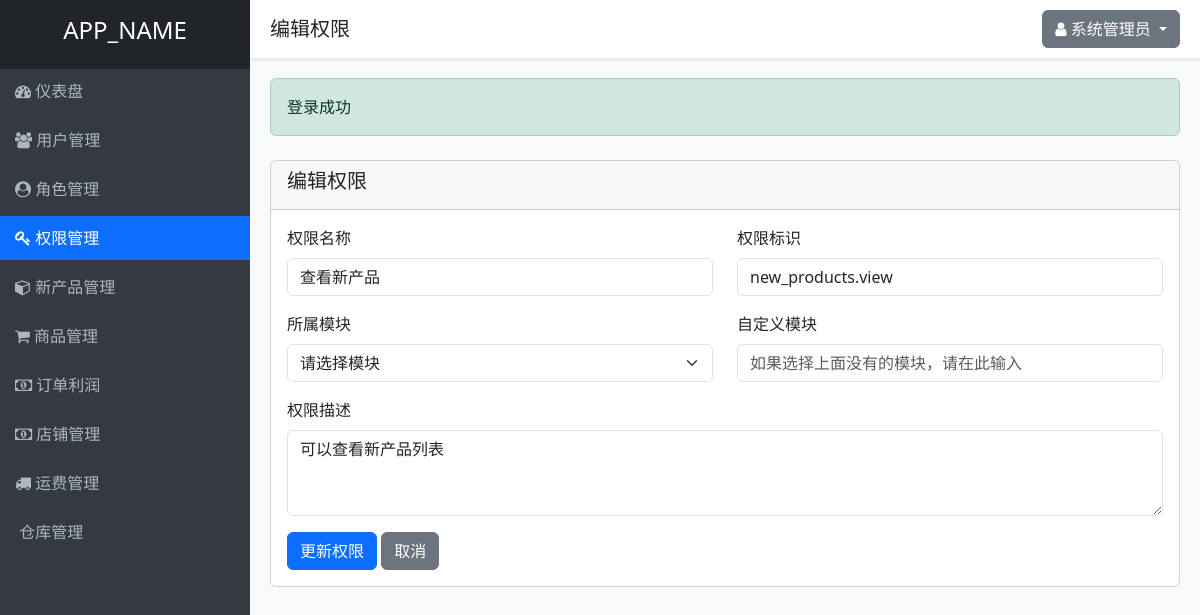
The page /permissions.php?action=edit&id=37 (signed in) on the database as committed earlier.
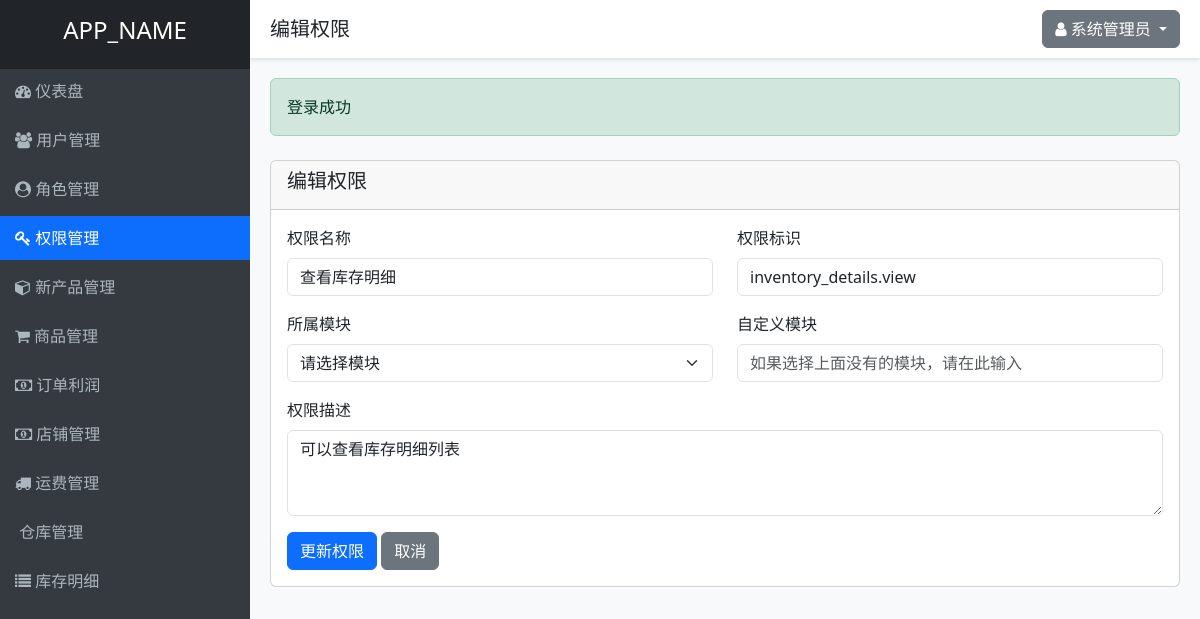
The same page on the database as committed later.
### tables this page shows
CREATE TABLE IF NOT EXISTS permissions (
    id INT AUTO_INCREMENT PRIMARY KEY,
    name VARCHAR(50) NOT NULL UNIQUE,
    slug VARCHAR(50) NOT NULL UNIQUE,
    description TEXT,
    module VARCHAR(50) NOT NULL,
    created_at TIMESTAMP DEFAULT CURRENT_TIMESTAMP,
    updated_at TIMESTAMP DEFAULT CURRENT_TIMESTAMP ON UPDATE CURRENT_TIMESTAMP
);

### controllers/PermissionController.php (called while the page is built, shortened)
<?php
require_once APP_ROOT . '/models/Permission.php';
require_once APP_ROOT . '/helpers/functions.php';
class PermissionController {
    private $permissionModel;
    public function __construct() {
        $this->permissionModel = new Permission();
    }
    public function edit($id) {
        $permission = $this->permissionModel->getById($id);
        $title = '编辑权限';
        include VIEWS_DIR . '/layouts/header.php';
        include VIEWS_DIR . '/permissions/edit.php';
        include VIEWS_DIR . '/layouts/footer.php';
    }
}
?>

### helpers/functions.php (called while the page is built, shortened)
<?php
function getSuccess() {
    $success = $_SESSION['success'] ?? '';
    return $success;
}
function isLoggedIn() {
    return isset($_SESSION['user_id']);
}
function getCurrentUserId() {
    return $_SESSION['user_id'] ?? null;
}
function hasPermission($permissionSlug) {
    require_once APP_ROOT . '/models/Permission.php';
    $permissionModel = new Permission();
    return $permissionModel->checkUserPermission(getCurrentUserId(), $permissionSlug);
}
?>

### includes/database.php (called while the page is built, shortened)
<?php
class Database {
    private static $instance = null;
    private $conn;
    private function __construct() {
        try {
            $this->conn = new PDO(
                "mysql:host=" . DB_HOST . ";dbname=" . DB_NAME . ";charset=utf8",
                DB_USER,
                DB_PASS,
                [
                    PDO::ATTR_ERRMODE => PDO::ERRMODE_EXCEPTION,
                    PDO::ATTR_DEFAULT_FETCH_MODE => PDO::FETCH_ASSOC,
                    PDO::ATTR_EMULATE_PREPARES => false
                ]
            );
        } catch(PDOException $e) {
            die("数据库连接失败: " . $e->getMessage());
        }
    }
    public static function getInstance() {
        if(self::$instance === null) {
            self::$instance = new Database();
        }
        return self::$instance;
    }
    public function query($sql, $params = []) {
        $stmt = $this->conn->prepare($sql);
        $stmt->execute($params);
        return $stmt;
    }
}
?>

### models/Permission.php (called while the page is built, shortened)
<?php
require_once APP_ROOT . '/includes/database.php';
class Permission {
    private $db;
    public function __construct() {
        $this->db = Database::getInstance();
    }
    public function getById($id) {
        $sql = "SELECT * FROM permissions WHERE id = ?";
        $stmt = $this->db->query($sql, [$id]);
        return $stmt->fetch();
    }
    public function checkUserPermission($userId, $permissionSlug) {
        $sql = "SELECT COUNT(*) as count FROM permissions p
                JOIN role_permissions rp ON p.id = rp.permission_id
                JOIN user_roles ur ON rp.role_id = ur.role_id
                WHERE ur.user_id = ? AND p.slug = ?";
        $stmt = $this->db->query($sql, [$userId, $permissionSlug]);
        $result = $stmt->fetch();
        return $result['count'] > 0;
    }
}
?>

### views/permissions/edit.php (the view, shortened to what this page needs)
<div class="row mt-4">
    <div class="col-md-12">
        <div class="card">
            <div class="card-header">
                <h5>编辑权限</h5>
            </div>
            <div class="card-body">
                <form action="<?php echo APP_URL; ?>/permissions.php?action=edit&id=<?php echo $permission['id']; ?>" method="POST">
                    <div class="row">
                        <div class="col-md-6">
                            <div class="mb-3">
                                <label for="name" class="form-label">权限名称</label>
                                <input type="text" class="form-control" id="name" name="name" value="<?php echo $permission['name']; ?>" required>
                            </div>
                        </div>
                        <div class="col-md-6">
                            <div class="mb-3">
                                <label for="slug" class="form-label">权限标识</label>
                                <input type="text" class="form-control" id="slug" name="slug" value="<?php echo $permission['slug']; ?>" required placeholder="例如：users.view">
                            </div>
                        </div>
                    </div>
                    <div class="row">
                        <div class="col-md-6">
                            <div class="mb-3">
                                <label for="module" class="form-label">所属模块</label>
                                <select class="form-select" id="module" name="module" required>
                                    <option value="">请选择模块</option>
                                </select>
                            </div>
                        </div>
                        <div class="col-md-6">
                            <div class="mb-3">
                                <label for="custom_module" class="form-label">自定义模块</label>
                                <input type="text" class="form-control" id="custom_module" name="custom_module" placeholder="如果选择上面没有的模块，请在此输入">
                            </div>
                        </div>
                    </div>
                    <div class="mb-3">
                        <label for="description" class="form-label">权限描述</label>
                        <textarea class="form-control" id="description" name="description" rows="3"><?php echo $permission['description']; ?></textarea>
                    </div>
                    <button type="submit" class="btn btn-primary">更新权限</button>
                    <a href="<?php echo APP_URL; ?>/permissions.php" class="btn btn-secondary">取消</a>
                </form>
            </div>
        </div>
    </div>
</div>

### permissions.php (shortened to what this page needs)
<?php
require_once __DIR__ . '/controllers/PermissionController.php';
$permissionController = new PermissionController();
$action = $_GET['action'] ?? 'index';
$id = $_GET['id'] ?? null;
switch ($action) {
    case 'edit':
        if ($_SERVER['REQUEST_METHOD'] === 'POST') {
            $permissionController->editPost($id);
        } else {
            $permissionController->edit($id);
        }
        break;
}
?>

### views/layouts/header.php (shortened to what this page needs)
<!DOCTYPE html>
<html lang="zh-CN">
<head>
    <link href="<?php echo APP_URL; ?>/public/css/bootstrap.min.css" rel="stylesheet">
    <link href="<?php echo APP_URL; ?>/public/css/font-awesome.min.css" rel="stylesheet">
</head>
<body>
    <div class="sidebar">
        <div class="p-3 bg-dark text-center">
            <h4><?php echo APP_NAME; ?></h4>
        </div>
        <div class="nav">
            <div class="nav-item">
                <a href="<?php echo APP_URL; ?>/dashboard.php" class="<?php echo basename($_SERVER['PHP_SELF']) == 'dashboard.php' ? 'active' : ''; ?>">
                    <i class="fa fa-dashboard"></i> 仪表盘
                </a>
            </div>
            <?php if (hasPermission('users.view')): ?>
            <div class="nav-item">
                <a href="<?php echo APP_URL; ?>/users.php" class="<?php echo basename($_SERVER['PHP_SELF']) == 'users.php' ? 'active' : ''; ?>">
                    <i class="fa fa-users"></i> 用户管理
                </a>
            </div>
            <?php endif; ?>
            <?php if (hasPermission('roles.view')): ?>
            <div class="nav-item">
                <a href="<?php echo APP_URL; ?>/roles.php" class="<?php echo basename($_SERVER['PHP_SELF']) == 'roles.php' ? 'active' : ''; ?>">
                    <i class="fa fa-user-circle"></i> 角色管理
                </a>
            </div>
            <?php endif; ?>
            <?php if (hasPermission('permissions.view')): ?>
            <div class="nav-item">
                <a href="<?php echo APP_URL; ?>/permissions.php" class="<?php echo basename($_SERVER['PHP_SELF']) == 'permissions.php' ? 'active' : ''; ?>">
                    <i class="fa fa-key"></i> 权限管理
                </a>
            </div>
            <?php endif; ?>
            <?php if (isLoggedIn()): ?>
            <div class="nav-item">
                <a href="<?php echo APP_URL; ?>/new_products.php" class="<?php echo basename($_SERVER['PHP_SELF']) == 'new_products.php' ? 'active' : ''; ?>">
                    <i class="fa fa-cube"></i> 新产品管理
                </a>
            </div>
            <?php endif; ?>
            <?php  if (isLoggedIn()):  ?>
            <div class="nav-item">
                <a href="<?php echo APP_URL; ?>/products.php" class="<?php echo basename($_SERVER['PHP_SELF']) == 'products.php' ? 'active' : ''; ?>">
                    <i class="fa fa-shopping-cart"></i> 商品管理
                </a>
            </div>
            <?php endif; ?>
            <?php if (isLoggedIn()): ?>
            <div class="nav-item">
                <a href="<?php echo APP_URL; ?>/order_profit.php" class="<?php echo basename($_SERVER['PHP_SELF']) == 'order_profit.php' ? 'active' : ''; ?>">
                    <i class="fa fa-money"></i> 订单利润
                </a>
            </div>
            <?php endif; ?>
             <?php if (isLoggedIn()): ?>
            <div class="nav-item">
                <a href="<?php echo APP_URL; ?>/store.php" class="<?php echo basename($_SERVER['PHP_SELF']) == 'store.php' ? 'active' : ''; ?>">
                    <i class="fa fa-money"></i> 店铺管理
                </a>
            </div>
            <?php endif; ?>
            <?php if (hasPermission('yunfei.view')): ?>
            <div class="nav-item">
                <a href="<?php echo APP_URL; ?>/yunfei.php" class="<?php echo basename($_SERVER['PHP_SELF']) == 'yunfei.php' ? 'active' : ''; ?>">
                    <i class="fa fa-truck"></i> 运费管理
                </a>
            </div>
            <?php endif; ?>
             <?php if (hasPermission('warehouses.view')): ?>
            <div class="nav-item">
                <a href="<?php echo APP_URL; ?>/warehouses.php" class="<?php echo basename($_SERVER['PHP_SELF']) == 'warehouses.php' ? 'active' : ''; ?>">
                    <i class="fa fa-warehouse"></i> 仓库管理
                </a>
            </div>
            <?php endif; ?>
            <?php if (hasPermission('inventory_details.view')): ?>
            <div class="nav-item">
                <a href="<?php echo APP_URL; ?>/inventory_details.php" class="<?php echo basename($_SERVER['PHP_SELF']) == 'inventory_details.php' ? 'active' : ''; ?>">
                    <i class="fa fa-list"></i> 库存明细
                </a>
            </div>
            <?php endif; ?>
        </div>
    </div>
    <div class="header">
        <div class="d-flex justify-content-between align-items-center">
            <h5 class="mb-0"><?php echo $title ?? '欢迎使用'; ?></h5>
            <div class="dropdown">
                <button class="btn btn-secondary dropdown-toggle" type="button" id="userDropdown" data-bs-toggle="dropdown" aria-expanded="false">
                    <i class="fa fa-user"></i> <?php echo $_SESSION['full_name']; ?>
                </button>
            </div>
        </div>
    </div>
    <div class="content">
        <?php if ($success = getSuccess()): ?>
            <div class="alert alert-success" role="alert">
                <?php echo $success; ?>
            </div>
        <?php endif; ?>

### views/layouts/footer.php (shortened to what this page needs)
    </div>
</body>
</html>

### views/layouts/header.php (style rules this page uses)
body { background-color: #f8f9fa; }
.sidebar { height: 100vh; background-color: #343a40; color: white; position: fixed; top: 0; left: 0; width: 250px; overflow-y: auto; }
.sidebar a { color: #adb5bd; text-decoration: none; display: block; padding: 10px 15px; }
.sidebar .active { background-color: #0d6efd; color: white; }
.content { margin-left: 250px; padding: 20px; }
.header { background-color: white; padding: 10px 20px; box-shadow: 0 2px 4px rgba(0, 0, 0, 0.1); margin-left: 250px; }
.nav { display: flex;flex-direction: column; }
.nav-item { margin-bottom: 5px; display: block; }

Rows that differ between the two databases and show on the page:
changed permissions: name "查看新产品" → "查看库存明细"; slug "new_products.view" → "inventory_details.view"; description "可以查看新产品列表" → "可以查看库存明细列表"
Other text that changed with them:
text now shown: "库存明细"
